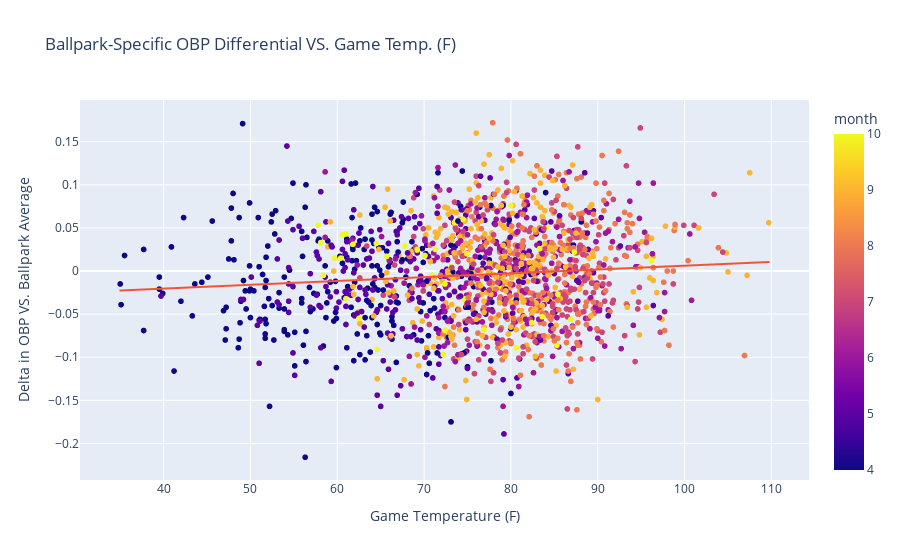

Notebook source saved alongside this figure:
### Code cell
fig = px.scatter(wai, 
                 x='max_temp_f', 
                 y='diff_obp', 
                 color='month', 
                 labels={"max_temp_f": "Game Temperature (F)", 
                         "diff_obp": "Delta in OBP VS. Ballpark Average"},
                 hover_data=['v_full_name', 'h_full_name', 'date', 'gs_obp', 'bl_obp'], 
                # marginal_y='histogram', marginal_x='histogram',
                 trendline="ols", 
                 title="Ballpark-Specific OBP Differential VS. Game Temp. (F)"
                 )
fig.show()

### Figure 1 — Plotly figure (JSON) as saved in the notebook; plotly's stock layout.template omitted (floating-point values rounded to 4 significant figures; data arrays with more than 128 entries replaced by an {"elided": "..."} marker saying what was removed)
{"data": [{"customdata": {"elided": "1627x5 mixed values"}, "hovertemplate": "Game Temperature (F)=%{x}<br>Delta in OBP VS. Ballpark Average=%{y}<br>v_full_name=%{customdata[0]}<br>h_full_name=%{customdata[1]}<br>date=%{customdata[2]}<br>gs_obp=%{customdata[3]}<br>bl_obp=%{customdata[4]}<br>month=%{marker.color}<extra></extra>", "legendgroup": "", "marker": {"color": {"elided": "1627 int values"}, "coloraxis": "coloraxis", "symbol": "circle"}, "mode": "markers", "name": "", "showlegend": false, "type": "scattergl", "x": {"elided": "1627 float values"}, "xaxis": "x", "y": {"elided": "1627 float values"}, "yaxis": "y"}, {"hovertemplate": "<b>OLS trendline</b><br>diff_obp = 0.000442564 * max_temp_f + -0.0380763<br>R<sup>2</sup>=0.008029<br><br>Game Temperature (F)=%{x}<br>Delta in OBP VS. Ballpark Average=%{y} <b>(trend)</b><extra></extra>", "legendgroup": "", "marker": {"symbol": "circle"}, "mode": "lines", "name": "", "showlegend": false, "type": "scattergl", "x": {"elided": "1627 float values"}, "xaxis": "x", "y": {"elided": "1627 float values"}, "yaxis": "y"}], "layout": {"coloraxis": {"colorbar": {"title": {"text": "month"}}, "colorscale": [[0, "#0d0887"], [0.1111, "#46039f"], [0.2222, "#7201a8"], [0.3333, "#9c179e"], [0.4444, "#bd3786"], [0.5556, "#d8576b"], [0.6667, "#ed7953"], [0.7778, "#fb9f3a"], [0.8889, "#fdca26"], [1, "#f0f921"]]}, "legend": {"tracegroupgap": 0}, "title": {"text": "Ballpark-Specific OBP Differential VS. Game Temp. (F)"}, "xaxis": {"anchor": "y", "domain": [0, 1], "title": {"text": "Game Temperature (F)"}}, "yaxis": {"anchor": "x", "domain": [0, 1], "title": {"text": "Delta in OBP VS. Ballpark Average"}}}}
